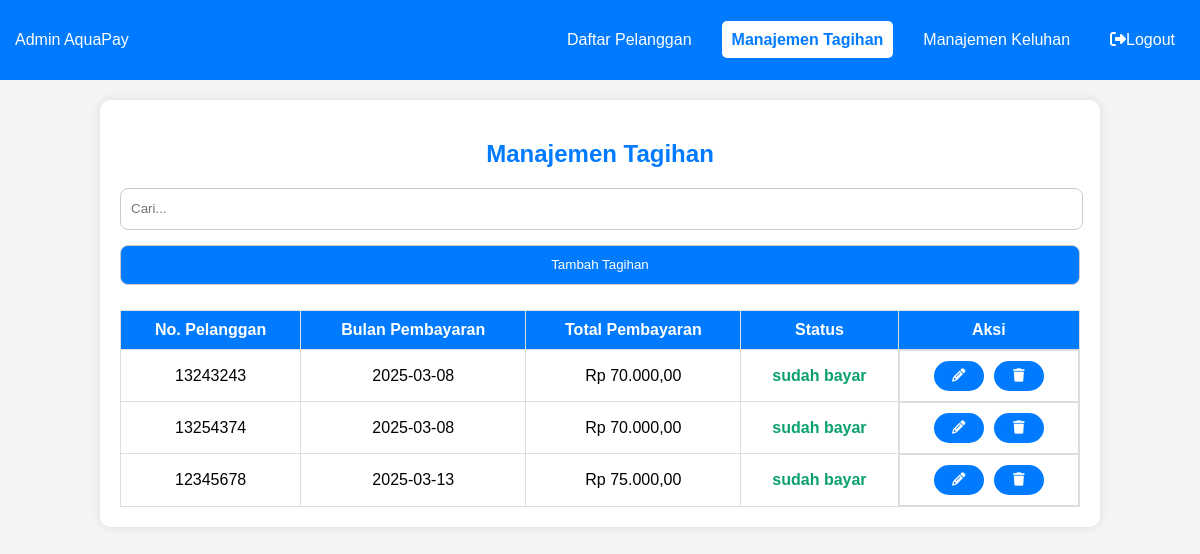
The page /dashboard-admin/manajemen-tagihan.php (signed in) on the database its author committed.
### tables this page shows
CREATE TABLE `tambah_tagihan` (
  `id_tagihan` int(11) NOT NULL,
  `id_anggota` int(11) NOT NULL,
  `no_pelanggan` varchar(50) NOT NULL,
  `bulan_pem` date NOT NULL,
  `total_pem` decimal(10,2) NOT NULL,
  `status` enum('belum bayar','sudah bayar') DEFAULT 'belum bayar'
);

### dashboard-admin/manajemen-tagihan.php (the view, shortened to what this page needs)
<?php
include '../koneksi.php';
?>
<!DOCTYPE html>
<html lang="id">
<head>
    <link rel="stylesheet" href="../styless.css">
    <link rel="stylesheet" href="https://cdnjs.cloudflare.com/ajax/libs/font-awesome/6.5.1/css/all.min.css">
</head>
<body>
    <nav class="navbar">
        <div class="logo">Admin <span>AquaPay</span></div>
        <ul class="nav-links">
            <li><a href="../dashboard-admin/daftar-anggota.php">Daftar Pelanggan</a></li>
            <li><a href="manajemen-tagihan.php" class="active">Manajemen Tagihan</a></li>
            <li><a href="../dashboard-admin/manajemen-keluhan.php">Manajemen Keluhan</a></li>
            <li><a href="../login/logout_admin.php" class="logout"><i class="fa-solid fa-right-from-bracket"></i>Logout</a></li>
        </ul>
    </nav>
    <div class="container">
        <h2 class="title">Manajemen Tagihan</h2>
        <div class="search-container">
            <input class="search-box" type="text" id="searchInput" placeholder="Cari..." onkeyup="searchTable()">
            <button onclick="openModal()" class="btn-add">Tambah Tagihan</button>
        </div>
        <table>
            <thead>
                <tr>
                    <th>No. Pelanggan</th>
                    <th>Bulan Pembayaran</th>
                    <th>Total Pembayaran</th>
                    <th>Status</th>
                    <th>Aksi</th>
                </tr>
            </thead>
            <tbody>
                <?php
                $result = $conn->query("SELECT * FROM tambah_tagihan");
                while
                ($row = $result->fetch_assoc()): ?>
                    <tr>
                        <td><?= $row['no_pelanggan']; ?></td>
                        <td><?= $row['bulan_pem']; ?></td>
                        <td>Rp <?= number_format($row['total_pem'], 2, ',', '.'); ?></td>
                        <td style="color: <?= ($row['status'] == 'sudah bayar') ? '#0BA16F' : '#D84040'; ?>; font-weight: bold;">
                            <?= $row['status']; ?>
                        </td>
                        <td class="aksi">
                            <button onclick="openEditModal('<?= $row['id_tagihan']; ?>', '<?= $row['bulan_pem']; ?>', '<?= $row['total_pem']; ?>')"><i class="fa-solid fa-pencil"></i></button>
                            <form method='POST' style='display:inline;'>
                                <button type='submit' name='hapus'><i class="fa-solid fa-trash"></i></button>
                            </form>
                        </td>
                    </tr>
                <?php endwhile; ?>
            </tbody>
        </table>
    </div>
</body>
</html>

### styless.css (style rules this page uses)
body { font-family: Arial, sans-serif; margin: 0; padding: 0; background-color: #f4f4f4; }
.navbar { background-color: #007bff; padding: 15px; display: flex; justify-content: space-between; align-items: center; color: white; }
.nav-links { list-style: none; display: flex; gap: 20px; }
.nav-links a { color: white; text-decoration: none; padding: 10px; transition: 0.3s; }
.nav-links a:hover, .nav-links a.active { background-color:rgb(255, 255, 255); border-radius: 5px; color: #007bff; font-weight: bold; }
.container { width: 80%; margin: auto; background: white; padding: 20px; margin-top: 20px; border-radius: 10px; box-shadow: 0 0 10px rgba(0, 0, 0, 0.1); }
.search-box { width: 98%; height: 20px; padding: 10px; border-radius: 8px; border: 1px solid #ccc; margin-bottom: 15px; }
.btn-add { width: 100%; height: 40px; padding: 10px; border-radius: 8px; border: 1px solid #ccc; margin-bottom: 15px; }
button { background: #007bff; color: white; border: none; cursor: pointer; transition: 0.3s; }
.aksi { display: flex; gap: 10px; justify-content: center; margin: 0; }
.aksi button { width: 50px; height: 30px; border-radius: 40px; }
table { width: 100%; border-collapse: collapse; margin-top: 10px; }
table, th, td { border: 1px solid #ddd; }
th { background-color: #007bff; color: white; padding: 10px; }
td { padding: 10px; text-align: center; }

### dashboard-admin/manajemen-tagihan.php (style rules this page uses)
.title { color: #007bff; justify-content: center; display: flex; }

### rows shown on the page
tambah_tagihan: no_pelanggan "13243243", bulan_pem "2025-03-08", total_pem "70.000,00", status "sudah bayar"
tambah_tagihan: no_pelanggan "13254374", bulan_pem "2025-03-08", total_pem "70.000,00", status "sudah bayar"
tambah_tagihan: no_pelanggan "12345678", bulan_pem "2025-03-13", total_pem "75.000,00", status "sudah bayar"
